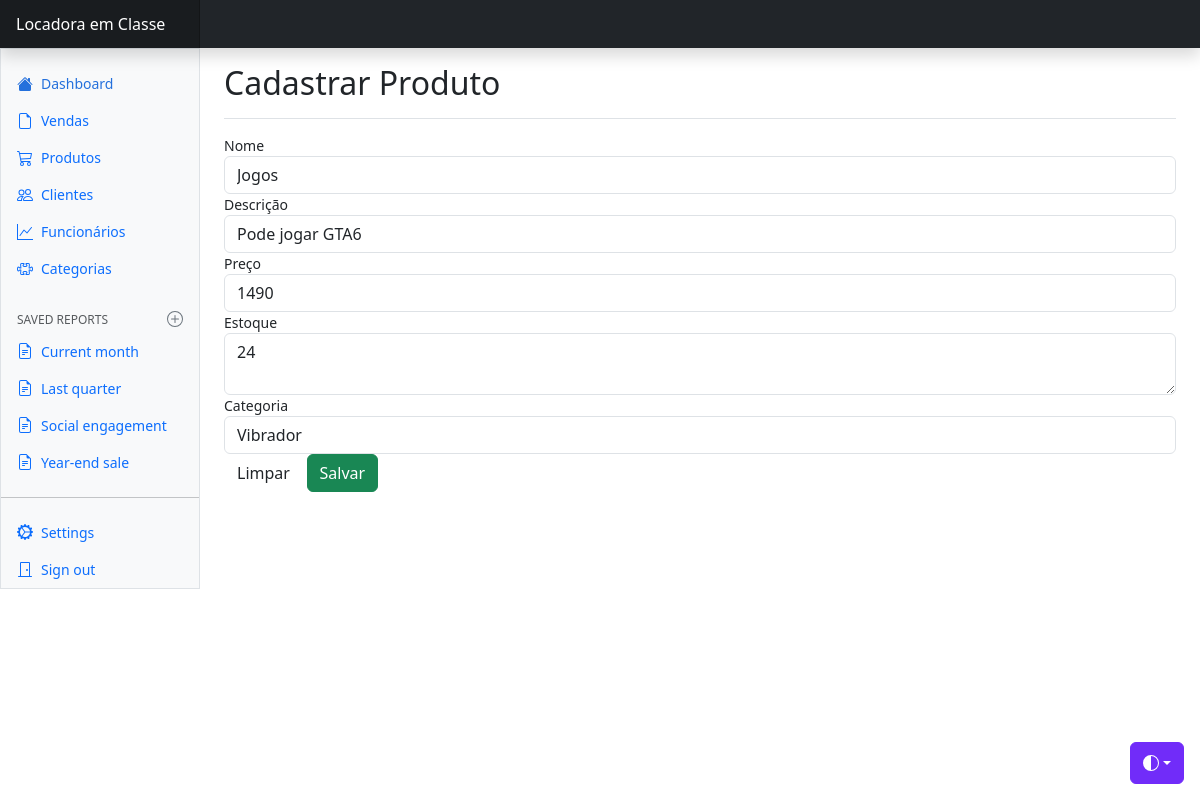
Screenshot of /rosaintima/views/produto/edit.php?id=1 with the database file from the repository.
### tables this page shows
CREATE TABLE `produto` (
  `id_produto` int NOT NULL AUTO_INCREMENT,
  `nome` varchar(45) DEFAULT NULL,
  `descricao` text,
  `preco` float DEFAULT NULL,
  `estoque` varchar(45) DEFAULT NULL,
  `id_categoria` int NOT NULL,
  PRIMARY KEY (`id_produto`),
  KEY `fk_filme_categoria_idx` (`id_categoria`),
  CONSTRAINT `fk_filme_categoria` FOREIGN KEY (`id_categoria`) REFERENCES `categoria` (`id_categoria`)
);

### rosaintima/config/BD.php (called while the page is built)
<?php
    class BD {
        public static function getConexao() {
            $conn = new PDO(
                "mysql:host=localhost;dbname=bd_rosaintima",
                "root",
                "root"
            );
            return $conn;
        }
    }

### rosaintima/model/dao/ProdutoDAO.php (called while the page is built, shortened)
<?php
    class ProdutoDAO {
        public function find($id) {
            try {
                $query = BD::getConexao()->prepare(
                    "SELECT * FROM produto WHERE id_produto = :i"
                );
                $query->bindValue(':i', $id, PDO::PARAM_INT);
                if(!$query->execute()) {
                    print_r($query->errorInfo());
                }
                if($linha = $query->fetch(PDO::FETCH_ASSOC)) {
                    $produto = new Produto();
                    $produto->setId($linha['id_produto']);
                    $produto->setNome($linha['nome']);
                    $produto->setDescricao($linha['descricao']);
                    $produto->setPreco($linha['preco']);
                    $produto->setEstoque($linha['estoque']);
                    $daoCategoria = new CategoriaDAO();
                    $categoria = $daoCategoria->find($linha['id_categoria']);
                    $produto->setCategoria($categoria);
                }
                return $produto;
            }
            catch(PDOException $e) {
                echo "Erro #3: " . $e->getMessage();
            }
        }
    }

### rosaintima/model/dao/CategoriaDAO.php (called while the page is built, shortened)
<?php
    class CategoriaDAO {
        public function read() {
            try {
                $query = BD::getConexao()->prepare("SELECT * FROM categoria");
                if(!$query->execute()){
                    print_r($query->errorInfo());
                }
                $listaCategorias = array();
                foreach($query->fetchAll(PDO::FETCH_ASSOC) as $linha) {
                    $categoria = new Categoria();
                    $categoria->setId($linha['id_categoria']);
                    $categoria->setDescricao($linha['descricao']);
                    array_push($listaCategorias, $categoria);
                }
                return $listaCategorias;
            }
            catch(PDOException $e) {
                echo "Erro #2: " . $e->getMessage();
            }
        }
        public function find($id) {
            try {
                $query = BD::getConexao()->prepare("SELECT * FROM categoria WHERE id_categoria = :i");
                $query->bindValue(':i', $id, PDO::PARAM_INT);
                if(!$query->execute()){
                    print_r($query->errorInfo());
                }
                if($linha = $query->fetch(PDO::FETCH_ASSOC)) {
                    $categoria = new Categoria();
                    $categoria->setId($linha['id_categoria']);
                    $categoria->setDescricao($linha['descricao']);
                }
                    return $categoria;
            }
            catch(PDOException $e) {
                echo "Erro #3: " . $e->getMessage();
            }
        }
    }

### rosaintima/model/bean/Produto.php (called while the page is built, shortened)
<?php
    class Produto {
        private $nome;
        private $descricao;
        private $preco;
        private $estoque;
        private $categoria;
        public function getNome() {
            return $this->nome;
        }
        public function setNome($nome) {
            $this->nome = $nome;
        }
        public function getDescricao() {
            return $this->descricao;
        }
        public function setDescricao($descricao) {
            $this->descricao = $descricao;
        }
        public function getEstoque() {
            return $this->estoque;
        }
        public function setEstoque($estoque) {
            $this->estoque = $estoque;
        }
        public function getPreco() {
            return $this->preco;
        }
        public function setPreco($preco) {
            $this->preco = $preco;
        }
        public function getCategoria() {
            return $this->categoria;
        }
        public function setCategoria($categoria) {
            $this->categoria = $categoria;
        }
    }

### rosaintima/model/bean/Categoria.php (called while the page is built, shortened)
<?php
    class Categoria {
        private $id;
        private $descricao;
        public function getId() {
            return $this->id;
        }
        public function setId($id) {
            $this->id = $id;
        }
        public function getDescricao() {
            return $this->descricao;
        }
        public function setDescricao($descricao) {
            $this->descricao = $descricao;
        }
    }

### rosaintima/views/produto/edit.php (the view, shortened to what this page needs)
<?php
    $dao = new ProdutoDAO();
    $produto = $dao->find($_GET['id']);
    $daoCategoria = new CategoriaDAO();
?>
<!doctype html>
<html lang="en" data-bs-theme="auto">
  <head>
    <link href="../../css/bootstrap.min.css" rel="stylesheet" />
    <link href="../../css/dashboard.css" rel="stylesheet" />
  </head>
  <body>
    <div
      class="dropdown position-fixed bottom-0 end-0 mb-3 me-3 bd-mode-toggle"
    >
      <button
        class="btn btn-bd-primary py-2 dropdown-toggle d-flex align-items-center"
        id="bd-theme"
        type="button"
        aria-expanded="false"
        data-bs-toggle="dropdown"
        aria-label="Toggle theme (auto)"
      >
        <svg class="bi my-1 theme-icon-active" aria-hidden="true">
          <use href="#circle-half"></use>
        </svg>
      </button>
    </div>
    <header
      class="navbar sticky-top bg-dark flex-md-nowrap p-0 shadow"
      data-bs-theme="dark"
    >
      <a
        class="navbar-brand col-md-3 col-lg-2 me-0 px-3 fs-6 text-white"
        href="#"
        >Locadora em Classe</a
      >
    </header>
    <div class="container-fluid">
      <div class="row">
        <div
          class="sidebar border border-right col-md-3 col-lg-2 p-0 bg-body-tertiary"
        >
          <div
            class="offcanvas-md offcanvas-end bg-body-tertiary"
            tabindex="-1"
            id="sidebarMenu"
            aria-labelledby="sidebarMenuLabel"
          >
            <?php include "../menu/navbar.php" ?>
          </div>
        </div>
        <main class="col-md-9 ms-sm-auto col-lg-10 px-md-4">
          <div
            class="d-flex justify-content-between flex-wrap flex-md-nowrap align-items-center pt-3 pb-2 mb-3 border-bottom"
          >
            <h1 class="h2">Cadastrar Produto</h1>
          </div>
          <div class="table-responsive small">
            <form action="update.php" method="post">
                <div class="form-group">
                    <label for="nome">Nome</label>
                    <input type="text" name="nome" value="<?= $produto->getNome() ?>" class="form-control">
                </div>
                <div class="form-group">
                    <label for="descricao">Descrição</label>
                    <input type="text" name="descricao" value="<?= $produto->getDescricao() ?>" class="form-control">
                </div>
                <div class="form-group">
                    <label for="preco">Preço</label>
                    <input type="preco" name="preco" value="<?= $produto->getPreco() ?>" class="form-control">
                </div>
                <div class="form-group">
                    <label for="estoque">Estoque</label>
                    <textarea name="estoque" class="form-control"><?= $produto->getEstoque() ?></textarea>
                </div>
                <div class="form-group">
                  <label for="id_categoria">Categoria</label>
                  <select name="id_categoria" class="form-control">
                    <?php foreach($daoCategoria->read() as $categoria) : ?>
                      <?php if($categoria->getId() == $produto->getCategoria()->getId()) : ?>
                        <option selected value="<?= $categoria->getId() ?>">
                          <?= $categoria->getDescricao() ?>
                        </option>
                      <?php else : ?>
                        <option value="<?= $categoria->getId() ?>">
                          <?= $categoria->getDescricao() ?>
                        </option>
                      <?php endif ?>
                    <?php endforeach ?>
                  </select>
                </div>
                <div class="form-group">
                    <input type="reset" value="Limpar" class="btn">
                    <input type="submit" value="Salvar" class="btn btn-success">
                </div>
            </form>
          </div>
        </main>
      </div>
    </div>
  </body>
</html>

### rosaintima/css/dashboard.css (style rules this page uses)
.bi { display: inline-block; width: 1rem; height: 1rem; }
.navbar-brand { padding-top: .75rem; padding-bottom: .75rem; background-color: rgba(0, 0, 0, .25); box-shadow: inset -1px 0 0 rgba(0, 0, 0, .25); }

### rosaintima/views/produto/edit.php (style rules this page uses)
.bi { vertical-align: -0.125em; fill: currentColor; }
.btn-bd-primary { --bd-violet-bg: #712cf9; --bd-violet-rgb: 112.520718, 44.062154, 249.437846; --bs-btn-font-weight: 600; --bs-btn-color: var(--bs-white); --bs-btn-bg: var(--bd-violet-bg); --bs-btn-border-color: var(--bd-violet-bg); --bs-btn-hover-color: var(--bs-white); --bs-btn-hover-bg: #6528e0; --bs-btn-hover-border-color: #6528e0; --bs-btn-focus-shadow-rgb: var(--bd-violet-rgb); --bs-btn-active-color: var(--bs-btn-hover-color); --bs-btn-active-bg: #5a23c8; --bs-btn-active-border-color: #5a23c8; }
.bd-mode-toggle { z-index: 1500; }
.bd-mode-toggle .bi { width: 1em; height: 1em; }

### rows the page displays
produto: nome "Jogos", descricao "Pode jogar GTA6", preco "1490", estoque "24"

### other values shown
form field id_categoria "Vibrador"
